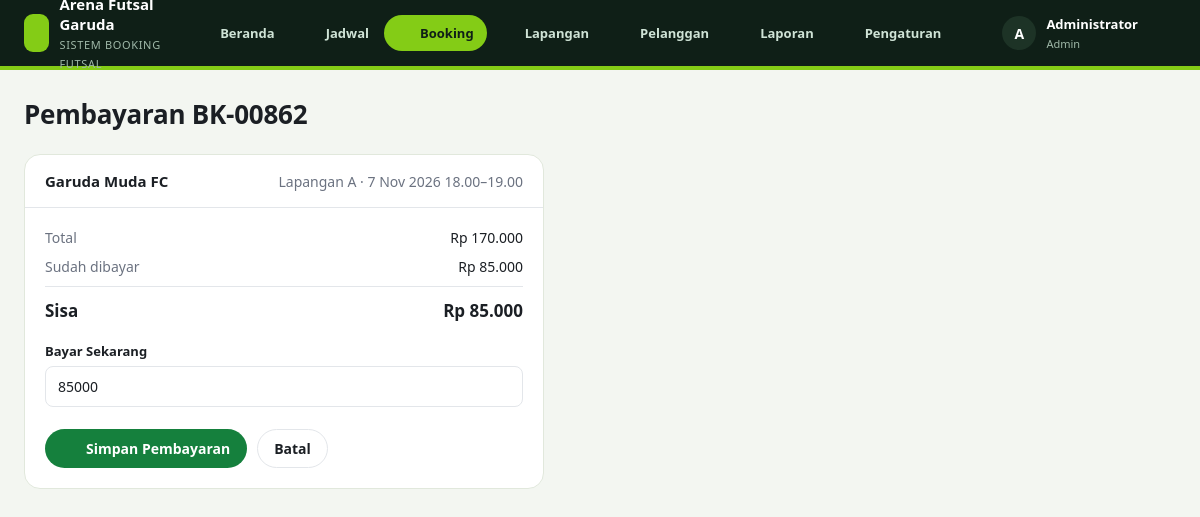
/index.php?page=booking.bayar&id=854 (signed in), run on the app's committed database.
### tables this page shows
CREATE TABLE booking (
  id INT AUTO_INCREMENT PRIMARY KEY,
  kode VARCHAR(20) NOT NULL UNIQUE,
  lapangan_id INT NOT NULL,
  pelanggan_id INT NOT NULL,
  user_id INT,
  tanggal DATE NOT NULL,
  jam_mulai TINYINT NOT NULL,
  jam_selesai TINYINT NOT NULL,
  jam_siang TINYINT NOT NULL DEFAULT 0,
  jam_malam TINYINT NOT NULL DEFAULT 0,
  total INT NOT NULL,
  dibayar INT NOT NULL DEFAULT 0,
  status ENUM('dipesan','selesai','batal') NOT NULL DEFAULT 'dipesan',
  catatan VARCHAR(255),
  created_at TIMESTAMP DEFAULT CURRENT_TIMESTAMP,
  INDEX idx_jadwal (lapangan_id, tanggal),
  FOREIGN KEY (lapangan_id) REFERENCES lapangan(id),
  FOREIGN KEY (pelanggan_id) REFERENCES pelanggan(id),
  FOREIGN KEY (user_id) REFERENCES users(id) ON DELETE SET NULL
);

CREATE TABLE pelanggan (
  id INT AUTO_INCREMENT PRIMARY KEY,
  nama VARCHAR(100) NOT NULL,
  telepon VARCHAR(20) NOT NULL UNIQUE,
  nama_tim VARCHAR(100),
  member TINYINT(1) NOT NULL DEFAULT 0,
  created_at TIMESTAMP DEFAULT CURRENT_TIMESTAMP
);

CREATE TABLE lapangan (
  id INT AUTO_INCREMENT PRIMARY KEY,
  nama VARCHAR(50) NOT NULL,
  jenis ENUM('Vinyl','Sintetis','Interlock','Parket') NOT NULL DEFAULT 'Sintetis',
  ukuran VARCHAR(30),
  harga_siang INT NOT NULL,
  harga_malam INT NOT NULL,
  status ENUM('aktif','perbaikan') NOT NULL DEFAULT 'aktif',
  keterangan VARCHAR(255),
  created_at TIMESTAMP DEFAULT CURRENT_TIMESTAMP
);

### index.php (called while the page is built, shortened)
<?php
require __DIR__ . '/includes/bootstrap.php';
$routes = [
    'login'           => 'pages/login.php',
    'logout'          => 'pages/logout.php',
    'publik'          => 'pages/publik.php',
    'dashboard'       => 'pages/dashboard.php',
    'jadwal'          => 'pages/jadwal.php',
    'booking'         => 'pages/booking/index.php',
    'booking.baru'    => 'pages/booking/baru.php',
    'booking.bayar'   => 'pages/booking/bayar.php',
    'booking.status'  => 'pages/booking/status.php',
    'booking.struk'   => 'pages/booking/struk.php',
    'lapangan'        => 'pages/lapangan/index.php',
    'lapangan.form'   => 'pages/lapangan/form.php',
    'pelanggan'       => 'pages/pelanggan/index.php',
    'pelanggan.form'  => 'pages/pelanggan/form.php',
    'laporan'         => 'pages/laporan.php',
    'pengaturan'      => 'pages/pengaturan.php',
];
$page = $_GET['page'] ?? 'dashboard';
require __DIR__ . '/' . $routes[$page];

### pages/booking/bayar.php (the view, shortened to what this page needs)
<?php
$id = (int) ($_GET['id'] ?? 0);
$b = q("SELECT b.*, p.nama, p.nama_tim, l.nama lapangan FROM booking b JOIN pelanggan p ON p.id = b.pelanggan_id
        JOIN lapangan l ON l.id = b.lapangan_id WHERE b.id = ? AND b.status = 'dipesan'", [$id])->fetch();
$sisa = $b['total'] - $b['dibayar'];
$title = 'Pembayaran ' . $b['kode'];
require __DIR__ . '/../../includes/header.php';
?>
<form method="post" class="card" style="max-width:520px">
    <div class="card-head"><h2><?= e($b['nama_tim'] ?: $b['nama']) ?></h2><span class="muted"><?= e($b['lapangan']) ?> · <?= tgl($b['tanggal']) ?> <?= jam($b['jam_mulai']) ?>–<?= jam($b['jam_selesai']) ?></span></div>
    <div class="card-body">
        <div class="summary">
            <div><span class="muted">Total</span><span><?= rupiah($b['total']) ?></span></div>
            <div><span class="muted">Sudah dibayar</span><span><?= rupiah($b['dibayar']) ?></span></div>
            <div class="total"><span>Sisa</span><span><?= rupiah($sisa) ?></span></div>
        </div>
        <div class="mt"><label>Bayar Sekarang</label><input type="number" name="bayar" min="1000" step="1000" value="<?= $sisa ?>" required></div>
        <div class="form-actions"><button class="btn btn-primary"><?= icon('wallet', 16) ?> Simpan Pembayaran</button><a class="btn btn-light" href="<?= url('booking') ?>">Batal</a></div>
    </div>
</form>
<?php require __DIR__ . '/../../includes/footer.php'; ?>

### includes/header.php (shortened to what this page needs)
<?php
$menu = [
    ['dashboard', 'Beranda', 'home'],
    ['jadwal', 'Jadwal', 'grid'],
    ['booking', 'Booking', 'calendar'],
    ['lapangan', 'Lapangan', 'goal'],
    ['pelanggan', 'Pelanggan', 'users'],
    ['laporan', 'Laporan', 'chart'],
];
if (user()['role'] === 'admin') $menu[] = ['pengaturan', 'Pengaturan', 'settings'];
$current = explode('.', $_GET['page'] ?? 'dashboard')[0];
?>
<!DOCTYPE html>
<html lang="id">
<head>
    <link rel="stylesheet" href="assets/css/style.css">
</head>
<body class="topnav-layout">
<header class="navbar">
    <div class="navbar-inner">
        <a class="nav-brand" href="<?= url('dashboard') ?>">
            <span class="brand-mark"><?= icon('goal', 20) ?></span>
            <span><strong><?= e(setting()['nama_usaha'] ?? 'Booking Futsal') ?></strong><small>Sistem Booking Futsal</small></span>
        </a>
        <nav class="nav-links">
            <?php foreach ($menu as [$key, $label, $ic]): ?>
                <a href="<?= url($key) ?>" class="<?= $current === $key ? 'active' : '' ?>"><?= icon($ic, 16) ?> <?= $label ?></a>
            <?php endforeach; ?>
        </nav>
        <div class="nav-user">
            <a href="<?= url('publik') ?>" target="_blank" class="nav-public" title="Jadwal publik untuk pelanggan"><?= icon('external', 16) ?></a>
            <span class="avatar"><?= e(strtoupper(substr(user()['nama'], 0, 1))) ?></span>
            <span class="nav-user-name"><strong><?= e(user()['nama']) ?></strong><small><?= e(ucfirst(user()['role'])) ?></small></span>
            <a href="<?= url('logout') ?>" title="Keluar" class="icon-btn"><?= icon('logout', 16) ?></a>
        </div>
    </div>
</header>
<main class="page">
    <div class="page-head">
        <h1><?= e($title ?? 'Dashboard') ?></h1>
    </div>

### assets/css/style.css (style rules this page uses)
:root { --bg: #f4f5f7; --surface: #ffffff; --border: #e3e6ea; --text: #1b1f24; --muted: #6b7280; --primary: #15803d; --primary-dark: #116632; --primary-soft: #e3f4e8; --green: #15803d; --green-soft: #e7f6ec; --blue: #1f4fd8; --blue-soft: #e8eefc; --amber: #b45309; --amber-soft: #fdf3e2; --red: #b91c1c; --red-soft: #fdeaea; --gray: #4b5563; --gray-soft: #eef0f2; --sidebar: #0f1f17; --radius: 10px; }
* { box-sizing: border-box; }
body { margin: 0; font-family: -apple-system, "Segoe UI", Roboto, "Helvetica Neue", Arial, sans-serif; font-size: 14px; color: var(--text); background: var(--bg); }
a { color: var(--primary); text-decoration: none; }
.muted { color: var(--muted); }
.mt { margin-top: 20px; }
.brand-mark { width: 38px; height: 38px; border-radius: 9px; background: var(--primary); color: #fff; display: grid; place-items: center; }
.avatar { width: 34px; height: 34px; border-radius: 50%; background: #374151; color: #fff; display: grid; place-items: center; font-weight: 600; }
.card { background: var(--surface); border: 1px solid var(--border); border-radius: var(--radius); }
.card-head { display: flex; justify-content: space-between; align-items: center; padding: 16px 20px; border-bottom: 1px solid var(--border); gap: 12px; flex-wrap: wrap; }
.card-head h2 { font-size: 15px; margin: 0; }
.card-body { padding: 20px; }
.btn { display: inline-flex; align-items: center; gap: 8px; padding: 9px 16px; border-radius: 8px; border: 1px solid transparent; font: inherit; font-weight: 600; cursor: pointer; white-space: nowrap; }
.btn-primary { background: var(--primary); color: #fff; }
.btn-light { background: var(--surface); border-color: var(--border); color: var(--text); }
.icon-btn { background: none; border: 0; padding: 6px; border-radius: 6px; cursor: pointer; color: var(--muted); display: inline-grid; place-items: center; }
label { display: block; font-weight: 600; margin-bottom: 6px; font-size: 13px; }
input[type=text], input[type=number], input[type=date], input[type=password], input[type=search], select, textarea { width: 100%; padding: 10px 12px; border: 1px solid var(--border); border-radius: 8px; font: inherit; background: #fff; color: var(--text); }
.form-actions { display: flex; gap: 10px; margin-top: 22px; }
.summary { display: flex; flex-direction: column; gap: 10px; }
.summary div { display: flex; justify-content: space-between; }
.summary .total { border-top: 1px solid var(--border); padding-top: 12px; font-size: 17px; font-weight: 700; }
body.topnav-layout { background: #f3f6f1; font-family: "Trebuchet MS", "Segoe UI", system-ui, sans-serif; }
.navbar { background: #0f1f17; color: #fff; position: sticky; top: 0; z-index: 40; border-bottom: 4px solid #84cc16; }
.navbar-inner { max-width: 1320px; margin: 0 auto; padding: 0 24px; display: flex; align-items: center; gap: 22px; height: 66px; }
.nav-brand { display: flex; gap: 10px; align-items: center; color: #fff; }
.nav-brand strong { display: block; font-size: 15px; }
.nav-brand small { color: #9fb8a8; font-size: 11px; letter-spacing: .06em; text-transform: uppercase; }
.navbar .brand-mark { background: #84cc16; color: #0f1f17; }
.nav-links { display: flex; gap: 2px; flex: 1; justify-content: center; }
.nav-links a { color: #cfe3d6; padding: 9px 13px; border-radius: 999px; display: flex; gap: 7px; align-items: center; font-weight: 600; font-size: 13px; }
.nav-links a.active { background: #84cc16; color: #0f1f17; }
.nav-user { display: flex; align-items: center; gap: 10px; }
.nav-user strong { display: block; font-size: 13px; }
.nav-user small { color: #9fb8a8; font-size: 11px; }
.nav-user .icon-btn, .nav-public { color: #9fb8a8; }
.navbar .avatar { background: #1d3326; }
.page { max-width: 1320px; margin: 0 auto; padding: 26px 24px 48px; }
.page-head { display: flex; align-items: center; justify-content: space-between; gap: 12px; margin-bottom: 22px; flex-wrap: wrap; }
.page-head h1 { margin: 0; font-size: 26px; letter-spacing: -.01em; }
.topnav-layout .card { border-radius: 16px; border-color: #e1e8dc; }
.topnav-layout .btn { border-radius: 999px; }

### data on the page
booking: kode "Pembayaran BK-00862", pelanggan.nama_tim "Garuda Muda FC", lapangan.nama "Lapangan A", tanggal "7 Nov 2026", jam_mulai "18.00", jam_selesai "19.00", total "Rp 170.000", dibayar "Rp 85.000", rupiah($sisa) "Rp 85.000", bayar "85000"

### other printed values
$label "Beranda"
$label "Jadwal"
$label "Booking"
$label "Lapangan"
$label "Pelanggan"
$label "Laporan"
$label "Pengaturan"
substr(user()['nama'], 0, 1) "A"
user()['nama'] "Administrator"
user()['role'] "Admin"
